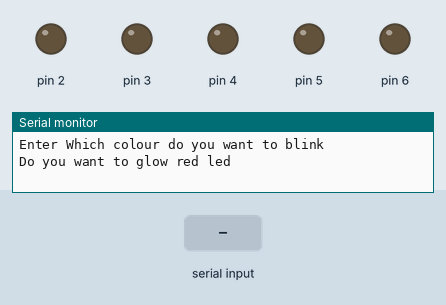
The sketch below on a simulated Arduino Uno, built with avr-gcc and run on an emulated ATmega328P. On the bench: output pins drawn as LEDs (lit = HIGH), the last lines printed to the serial monitor. Inputs (shaded band) come from the test bench.

Above: at 1.2 s.
1.3 s: "y" received over Serial
At 1.8 s:
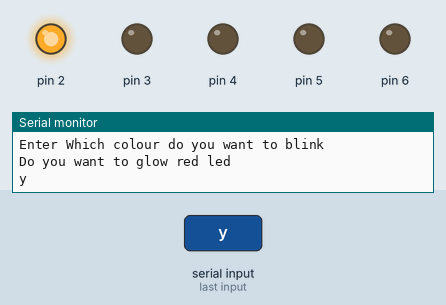
2.8 s: "y" received over Serial
At 4.0 s:
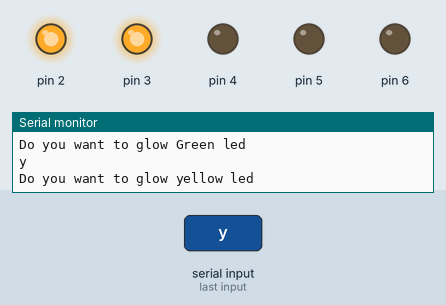
4.3 s: "y" received over Serial
At 5.3 s:
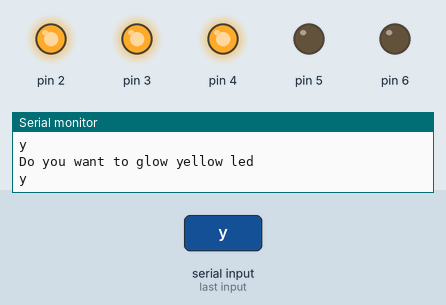
Timing chart, 0 to 7.3 s (numbered marks = the images above; inputs shaded):
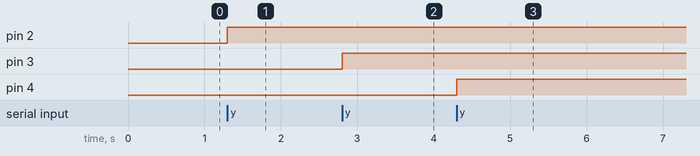

The sketch:

sketch_jun24a.ino
```cpp
/*
Q6 Write an Interactive program for switching the LEDs, ON and OFF. Connect four LEDs to the Arduino
with four different resistances of 470-ohm each. The sample input-output of the program is shown below:
Do you want to glow RED LED : y/n
User enters: y
Do you want to glow GREEN LED : y/n
User enters: y
Do you want to glow YELLOW LED : y/n
User enters: n
Do you want to glow WHITE LED : y/n
User enters: y
The status of the LEDs is updated as per user requirement.
HINT: Use Serial.print() to display messages on Serial Port. Use some kind of Serial input function to
input user response. This program is just like a printf() and scanf() type of exercise!
*/
char p=0;
void setup() {
  // put your setup code here, to run once:
  Serial.begin(9600);
   const int LED_red =2;
   const int LED_Green = 3;
   const int LED_yellow =4;
   const int LED_white = 5;
   const int LED_Blue =6;
    pinMode(2, OUTPUT);
    pinMode(3, OUTPUT);
    pinMode(4, OUTPUT);
    pinMode(5, OUTPUT);
    pinMode(6, OUTPUT);
}
int led (char p){
  if(p=='y'){
    return 1;
  }
  else if(p){
    return 0;
  }
}
void loop() {
      digitalWrite(2, 0);
      digitalWrite(3, 0);
      digitalWrite(4, 0);
      digitalWrite(5, 0);
      digitalWrite(6, 0);
  Serial.print("Enter Which colour do you want to blink \n");
  Serial.print("Do you want to glow red led \n");
  while(Serial.available()==0);
    p = Serial.read();
    Serial.print(p);
    Serial.println("");
  digitalWrite(2, led(p) );
  delay(1000);
  p=0;
  Serial.print("Do you want to glow Green led \n");
  while(Serial.available()==0);
    p = Serial.read();
    Serial.print(p);
    Serial.println("");
  digitalWrite(3, led(p) );
  delay(1000);
    p=0;
  Serial.print("Do you want to glow yellow led \n");
  while(Serial.available()==0);
    p = Serial.read();
    Serial.print(p);
    Serial.println("");
  digitalWrite(4, led(p) );
  delay(1000);
    p=0;
  Serial.print("Do you want to glow white led \n");
  while(Serial.available()==0);
    p = Serial.read();
    Serial.print(p);
    Serial.println("");
  digitalWrite(5, led(p) );
  delay(1000);
    p=0;
  Serial.print("Do you want to glow blue led \n");
  while(Serial.available()==0);
    p = Serial.read();
    Serial.print(p);
    Serial.println("");
  digitalWrite(6, led(p) );
  delay(10000);
  }
```

Measured:
- after the input at 1.3 s, pin 2: LOW → HIGH at once
- after the input at 2.8 s, pin 3: LOW → HIGH at once
- after the input at 4.3 s, pin 4: LOW → HIGH at once
